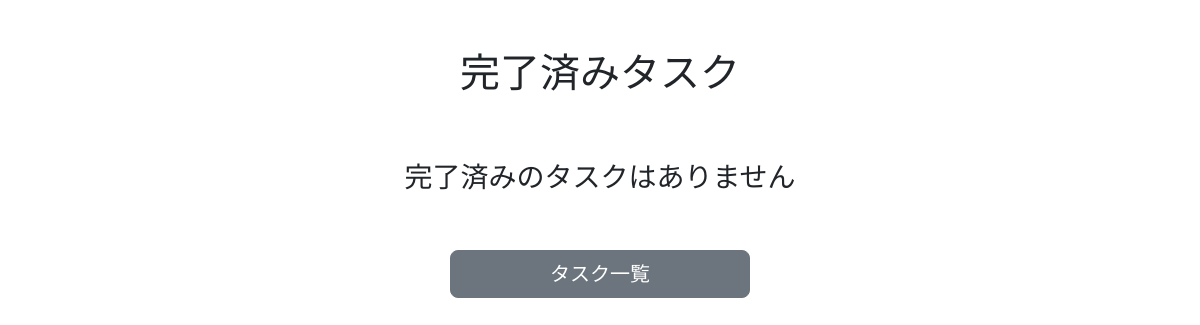
/completed (signed in), run on an earlier commit of the app's database.
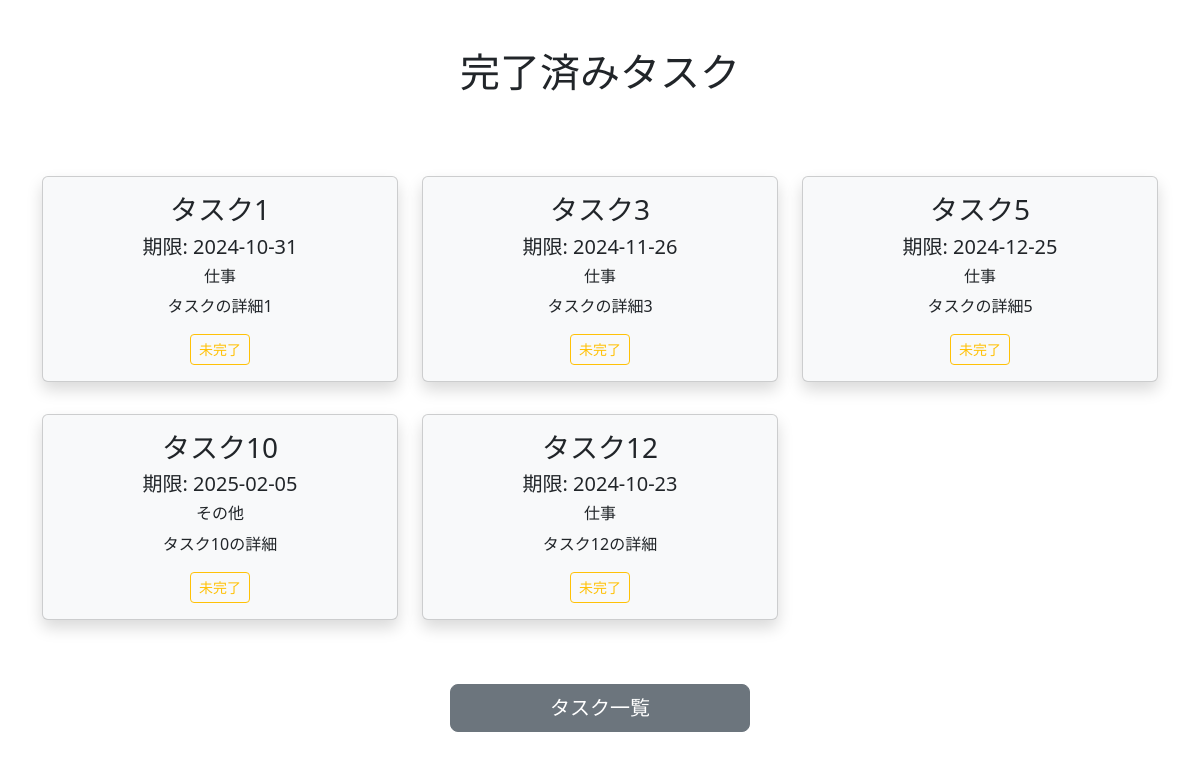
And on a later commit of the database.
### app.py (models this page shows, shortened)
class Task(db.Model):
    __tablename__ = 'tasks'
    id = db.Column(db.Integer, primary_key=True)
    title = db.Column(db.String(100), nullable=True)
    due_date = db.Column(db.Date)
    details = db.Column(db.Text)
    category = db.Column(db.String, nullable=True)
    is_completed = db.Column(db.Boolean, default=False)
    user_id = db.Column(db.Integer, db.ForeignKey('users.id'), nullable=False)
    user = db.relationship('User', backref='tasks', lazy='select')

### app.py (the view)
@app.route('/completed', methods=['GET'])
def completed():
    user_id = session['user_id']
    completed_tasks = Task.query.filter_by(user_id=user_id, is_completed=True).all()
    return render_template('completed.html', tasks=completed_tasks)

### app.py (called while the page is built)
@event.listens_for(Engine, "connect")
def set_sqlite_pragma(dbapi_connection, connection_record):
    cursor = dbapi_connection.cursor()
    cursor.execute("PRAGMA foreign_keys=ON")
    cursor.close()

### templates/completed.html (shortened to what this page needs)
<!DOCTYPE html>
<html lang="ja">
<head>
    <link href="https://cdn.jsdelivr.net/npm/bootstrap@5.3.0/dist/css/bootstrap.min.css" rel="stylesheet"
>
</head>
<body>
    <h1 class="text-center mb-3 p-5">完了済みタスク</h1>
    <div class="section">
        <div class="container">
            <div class="row">
                {% if tasks %}
                    {% for task in tasks %}
                        <div class="col-lg-4">
                            <div class="card bg-light text-center my-3 shadow">
                                <div class="card-body">
                                    <h3 class="card-title">{{ task.title }}</h3>
                                    <h5 class="card-text">期限: {{ task.due_date }}</h5>
                                    <h6 class="card-text">{{ task.category }}</h6>
                                    <p class="card-text">{{ task.details }}</p>
                                    <form  action="{{url_for('uncomplete_task')}}" method="post">
                                        <button class="btn btn-outline-warning btn-sm">未完了</button>
                                    </form>
                                </div>
                            </div>
                        </div>
                    {% endfor %}
                {% else %}
                    <h3 class="text-center">完了済みのタスクはありません</h3>
                {% endif %}
            </div>
        </div>
        <a type='button' class="btn btn-secondary text-white btn-lg mx-auto d-block w-25 my-5" href="{{ url_for('task') }}">タスク一覧</a>
    </div>
</body>
</html>

What changed in the data, as far as the page shows it:
now on this page (row edited): Task: title "タスク1", due_date "2024-10-31", category "仕事", details "タスクの詳細1"
now on this page (row edited): Task: title "タスク3", due_date "2024-11-26", category "仕事", details "タスクの詳細3"
now on this page (row edited): Task: title "タスク5", due_date "2024-12-25", category "仕事", details "タスクの詳細5"
now on this page (row edited): Task: title "タスク10", due_date "2025-02-05", category "その他", details "タスク10の詳細"
now on this page (row edited): Task: title "タスク12", due_date "2024-10-23", category "仕事", details "タスク12の詳細"
Also different on the page:
text no longer shown: "完了済みのタスクはありません"
